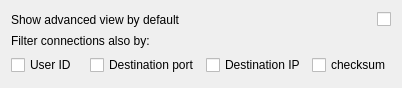
          <widget class="QWidget" name="page_10">
           <property name="geometry">
            <rect>
             <x>0</x>
             <y>0</y>
             <width>402</width>
             <height>88</height>
            </rect>
           </property>
           <attribute name="label">
            <string>More</string>
           </attribute>
           <layout class="QGridLayout" name="gridLayout_17">
            <item row="0" column="1">
             <widget class="QCheckBox" name="showAdvancedCheck">
              <property name="sizePolicy">
               <sizepolicy hsizetype="Maximum" vsizetype="Fixed">
                <horstretch>0</horstretch>
                <verstretch>0</verstretch>
               </sizepolicy>
              </property>
              <property name="toolTip">
               <string>&lt;html&gt;&lt;head/&gt;&lt;body&gt;&lt;p&gt;If checked, the pop-ups will be displayed with the advanced view active.&lt;/p&gt;&lt;/body&gt;&lt;/html&gt;</string>
              </property>
              <property name="text">
               <string/>
              </property>
             </widget>
            </item>
            <item row="0" column="0">
             <widget class="QLabel" name="label_17">
              <property name="sizePolicy">
               <sizepolicy hsizetype="Preferred" vsizetype="Preferred">
                <horstretch>0</horstretch>
                <verstretch>0</verstretch>
               </sizepolicy>
              </property>
              <property name="toolTip">
               <string>The advanced view allows you to easily select multiple fields to filter connections</string>
              </property>
              <property name="text">
               <string>Show advanced view by default</string>
              </property>
              <property name="wordWrap">
               <bool>true</bool>
              </property>
             </widget>
            </item>
            <item row="2" column="0" colspan="2">
             <layout class="QHBoxLayout" name="horizontalLayout_2" stretch="0,0,0,0">
              <item>
               <widget class="QCheckBox" name="uidCheck">
                <property name="sizePolicy">
                 <sizepolicy hsizetype="Minimum" vsizetype="Fixed">
                  <horstretch>0</horstretch>
                  <verstretch>0</verstretch>
                 </sizepolicy>
                </property>
                <property name="toolTip">
                 <string>If checked, this field will be selected when a pop-up is displayed</string>
                </property>
                <property name="text">
                 <string>User ID</string>
                </property>
               </widget>
              </item>
              <item>
               <widget class="QCheckBox" name="dstPortCheck">
                <property name="sizePolicy">
                 <sizepolicy hsizetype="Minimum" vsizetype="Fixed">
                  <horstretch>0</horstretch>
                  <verstretch>0</verstretch>
                 </sizepolicy>
                </property>
                <property name="toolTip">
                 <string>If checked, this field will be selected when a pop-up is displayed</string>
                </property>
                <property name="text">
                 <string>Destination port</string>
                </property>
               </widget>
              </item>
              <item>
               <widget class="QCheckBox" name="dstIPCheck">
                <property name="sizePolicy">
                 <sizepolicy hsizetype="Minimum" vsizetype="Fixed">
                  <horstretch>0</horstretch>
                  <verstretch>0</verstretch>
                 </sizepolicy>
                </property>
                <property name="toolTip">
                 <string>If checked, this field will be selected when a pop-up is displayed</string>
                </property>
                <property name="text">
                 <string>Destination IP</string>
                </property>
               </widget>
              </item>
              <item>
               <widget class="QCheckBox" name="checkSum">
                <property name="text">
                 <string>checksum</string>
                </property>
               </widget>
              </item>
             </layout>
            </item>
            <item row="1" column="0" colspan="2">
             <widget class="QLabel" name="label_18">
              <property name="sizePolicy">
               <sizepolicy hsizetype="Preferred" vsizetype="Maximum">
                <horstretch>0</horstretch>
                <verstretch>0</verstretch>
               </sizepolicy>
              </property>
              <property name="toolTip">
               <string>&lt;html&gt;&lt;head/&gt;&lt;body&gt;&lt;p&gt;By default when a new pop-up appears, in its simplest form, you will be able to filter connections or applications by one property of the connection (executable, port, IP, etc).&lt;/p&gt;&lt;p&gt;With these options, you can choose multiple fields to filter connections for.&lt;/p&gt;&lt;/body&gt;&lt;/html&gt;</string>
              </property>
              <property name="text">
               <string>Filter connections also by:</string>
              </property>
              <property name="wordWrap">
               <bool>true</bool>
              </property>
             </widget>
            </item>
           </layout>
          </widget>
